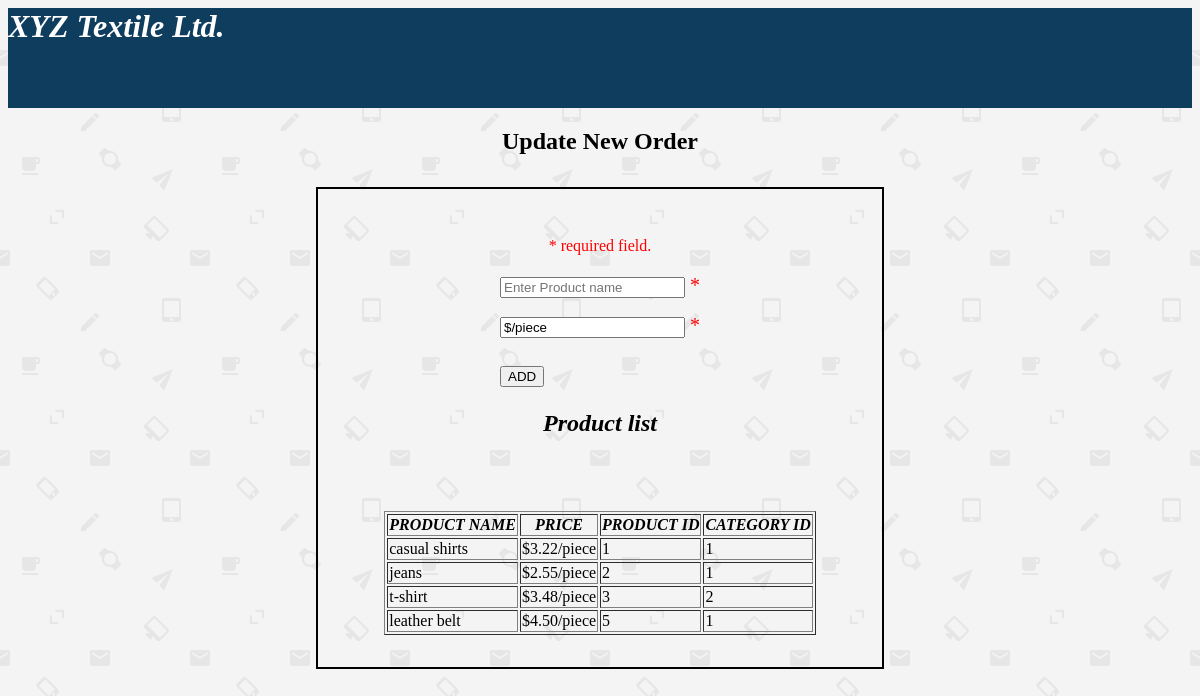
/update/upproduct.php, run on the app's committed database.
### tables this page shows
CREATE TABLE `product` (
  `pro_id` int(11) NOT NULL,
  `pro_name` varchar(150) NOT NULL,
  `price` varchar(150) NOT NULL,
  `cat_id` int(11) NOT NULL
);

### update/upproduct.php (the view, shortened to what this page needs)
<?php
$pnameerr=$priceerr=$c_iderr= "";
?>
<html>
   <head>
   </head>
<body style="background-image: url(img.png)">
	<div class="header">
		<marquee behavior="scroll" direction="left"><h1><i>XYZ Textile Ltd.</i></h1></marquee>
	</div>
	<center>
	<h2>Update New Order</h2>
	<div class="container">
	<p><span class = "error">* required field.</span></p>
	<form action ="#" method="POST">
		<table style="font-size:20px">
			<tr>
				<td><input type="text" name="pname" placeholder="Enter Product name">
				<span class = "error">* <?php echo $pnameerr;?></span>
			</td>
			</tr>
			<tr>
				<td><input type="text" name="price" placeholder="Enter Product Price"  value="$/piece">
				<span class = "error">* <?php echo $priceerr;?></span></td>
			</tr>
			<tr>
	        <td><input type="submit" name="submit" value="ADD"></td></tr>
</table>
</form>
<?php
$conn=mysqli_connect("localhost","root","","company");
$sql="SELECT * FROM product";
$result= mysqli_query($conn,$sql);
echo "<center>";
echo "<h2><i> Product list </i></h2>";
if(mysqli_num_rows($result)>0){
	echo "<table border='1'>";
	echo "<tr><th><i>PRODUCT NAME</i></th>
	      <th><i>PRICE</i></th>
	      <th><i>PRODUCT ID</i></th>
	      <th><i>CATEGORY ID</i></th>
	      </tr>";
	      while($row=mysqli_fetch_assoc($result)){
	      	echo "<tr>";
	      	echo "<td>". $row['pro_name']."</td>";
	      	 echo "<td>". $row['price']."</td>";
	      	 echo "<td>".$row['pro_id']."</td>";
	      	 echo "<td>". $row['cat_id']."</td>";
	      	 echo "</tr>";
	      }
	      echo "</table>";
	      echo "</center>";
}
     else{
        echo "No records matching your query were found.";
    }
?>
</div>
</center>
</body>
</html>

### update/upproduct.php (style rules this page uses)
.header { background-color: #0E3D5E; color:white; height:100px; }
.container { border:2px solid black; width:500px; margin:2rem auto; padding:2rem; }
.error { color: #FF0000; }

### data on the page
product: pro_name "casual shirts", price "$3.22/piece", pro_id "1", cat "1"
product: pro_name "jeans", price "$2.55/piece", pro_id "2", cat "1"
product: pro_name "t-shirt", price "$3.48/piece", pro_id "3", cat "2"
product: pro_name "leather belt", price "$4.50/piece", pro_id "5", cat "1"
